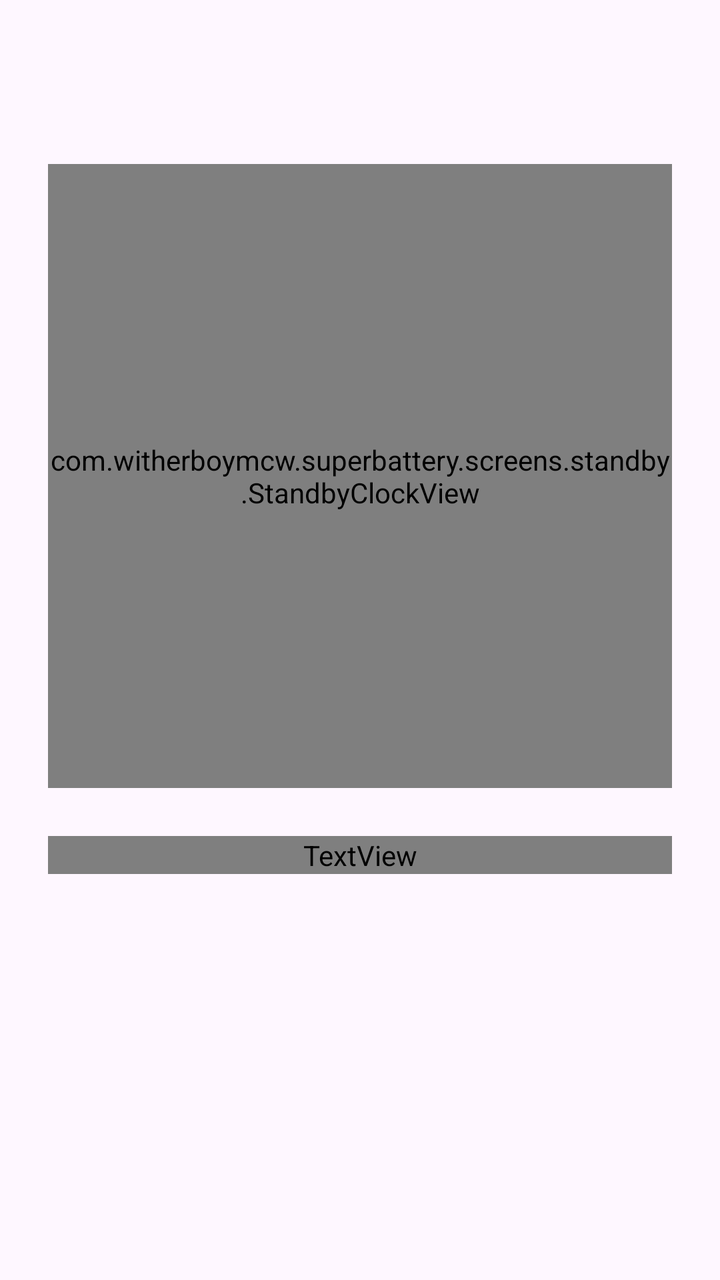
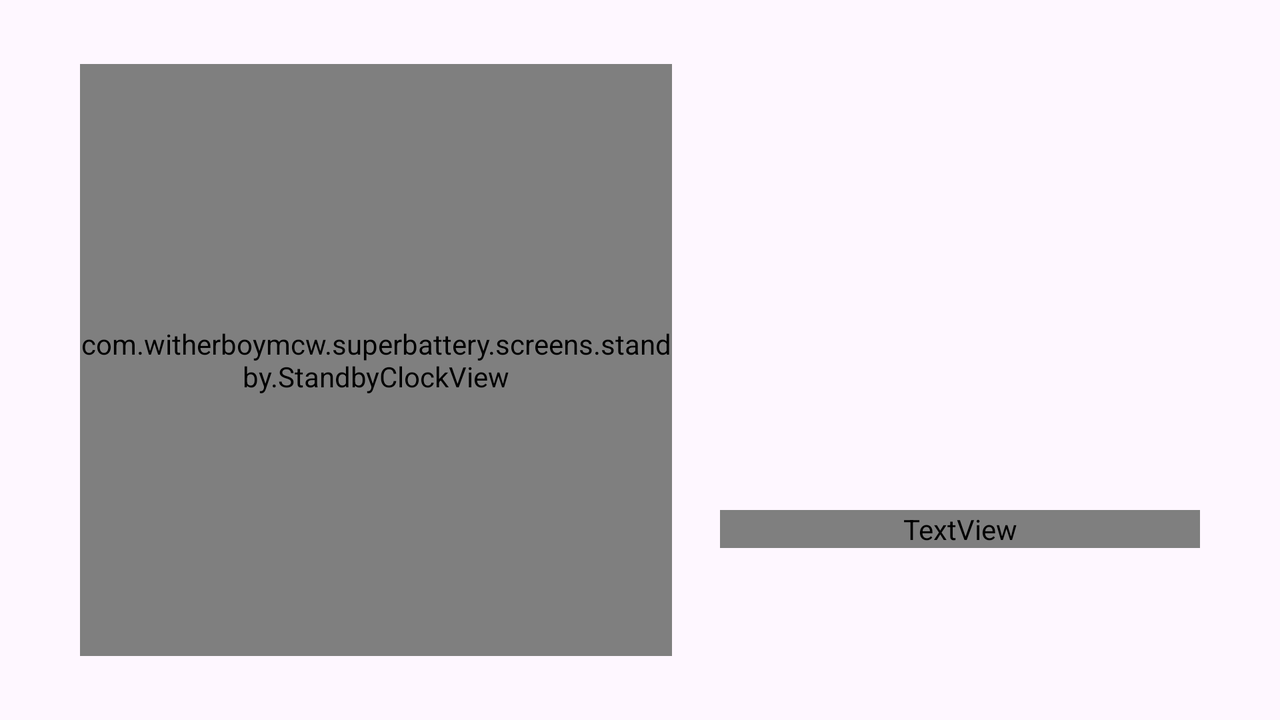

The same Android screen from two of the app's own layout files: first res/layout/ as a phone draws it, then the repository's variant for another configuration, drawn on a device whose configuration selects that folder. Both files follow.
<!-- AndroidManifest.xml: application theme Theme.SuperBattery -->
<!-- res/layout/layout_standby_content.xml -->
<?xml version="1.0" encoding="utf-8"?>
<FrameLayout xmlns:android="http://schemas.android.com/apk/res/android"
    xmlns:app="http://schemas.android.com/apk/res-auto"
    android:id="@+id/standby_virtual_box"
    android:layout_width="match_parent"
    android:layout_height="match_parent"
    android:layout_gravity="center"
    android:visibility="visible">

    <androidx.constraintlayout.widget.ConstraintLayout
        android:layout_width="match_parent"
        android:layout_height="match_parent"
        android:paddingStart="24dp"
        android:paddingEnd="24dp"
        android:paddingTop="32dp"
        android:paddingBottom="32dp">

        <include
            layout="@layout/layout_square_clock"
            android:layout_width="0dp"
            android:layout_height="0dp"
            app:layout_constraintDimensionRatio="1:1"
            app:layout_constraintTop_toTopOf="parent"
            app:layout_constraintBottom_toTopOf="@id/standby_date_container"
            app:layout_constraintStart_toStartOf="parent"
            app:layout_constraintEnd_toEndOf="parent"
            app:layout_constraintVertical_chainStyle="packed"
            app:layout_constraintVertical_bias="0.3" />

        <include
            layout="@layout/layout_standby_date"
            android:layout_width="0dp"
            android:layout_height="wrap_content"
            android:layout_marginTop="24dp"
            app:layout_constraintTop_toBottomOf="@id/standby_clock_view"
            app:layout_constraintBottom_toBottomOf="parent"
            app:layout_constraintStart_toStartOf="parent"
            app:layout_constraintEnd_toEndOf="parent" />

        <View
            android:id="@+id/standby_home_indicator"
            android:layout_width="130dp"
            android:layout_height="5dp"
            android:layout_marginBottom="12dp"
            android:alpha="0"
            android:visibility="invisible"
            android:background="@drawable/shape_home_indicator"
            app:layout_constraintBottom_toBottomOf="parent"
            app:layout_constraintStart_toStartOf="parent"
            app:layout_constraintEnd_toEndOf="parent" />

    </androidx.constraintlayout.widget.ConstraintLayout>

</FrameLayout>
<!-- res/layout/layout_square_clock.xml (included above) -->
<?xml version="1.0" encoding="utf-8"?>
<com.witherboymcw.superbattery.screens.standby.StandbyClockView
    xmlns:android="http://schemas.android.com/apk/res/android"
    android:id="@+id/standby_clock_view"
    android:layout_width="match_parent"
    android:layout_height="match_parent" />
<!-- res/layout/layout_standby_date.xml (included above) -->
<?xml version="1.0" encoding="utf-8"?>
<LinearLayout
    xmlns:android="http://schemas.android.com/apk/res/android"
    android:id="@+id/standby_date_container"
    android:layout_width="match_parent"
    android:layout_height="wrap_content"
    android:orientation="vertical">

    <TextView
        android:id="@+id/tv_standby_weekday"
        android:layout_width="match_parent"
        android:layout_height="wrap_content"
        android:textColor="#FFFFFF"
        android:textSize="44sp"
        android:textStyle="bold"
        android:fontFamily="sans-serif-rounded"
        android:maxLines="2"
        android:ellipsize="end" />

    <TextView
        android:id="@+id/tv_standby_solar_date"
        android:layout_width="match_parent"
        android:layout_height="wrap_content"
        android:textColor="#FFFFFF"
        android:textSize="18sp"
        android:layout_marginTop="4dp"
        android:maxLines="2"
        android:ellipsize="end" />

    <TextView
        android:id="@+id/tv_standby_lunar_date"
        android:layout_width="match_parent"
        android:layout_height="wrap_content"
        android:textColor="#FFD60A"
        android:textSize="16sp"
        android:layout_marginTop="4dp"
        android:clickable="true"
        android:focusable="true"
        android:maxLines="2"
        android:ellipsize="end" />
</LinearLayout>
<!-- resources referenced by this layout -->
<resources>
  <!-- drawable shape_home_indicator (drawable) -->
  <?xml version="1.0" encoding="utf-8"?>
  <shape xmlns:android="http://schemas.android.com/apk/res/android"
      android:shape="rectangle">
      <corners android:radius="100dp" />
      <solid android:color="#80FFFFFF" />
  </shape>
  <style name="Theme.SuperBattery" parent="Base.Theme.SuperBattery" />
  <style name="Base.Theme.SuperBattery" parent="Theme.Material3.DayNight.NoActionBar">
          <item name="android:windowDisablePreview">true</item>
          <item name="android:windowIsTranslucent">true</item>
          
          
      </style>
</resources>
<!-- res/layout-land/layout_standby_content.xml (the repository's variant of the layout above) -->
<!-- drawn on the phone turned sideways -->
<?xml version="1.0" encoding="utf-8"?>
<FrameLayout xmlns:android="http://schemas.android.com/apk/res/android"
    xmlns:app="http://schemas.android.com/apk/res-auto"
    android:id="@+id/standby_virtual_box"
    android:layout_width="match_parent"
    android:layout_height="match_parent"
    android:layout_gravity="center"
    android:visibility="visible">

    <androidx.constraintlayout.widget.ConstraintLayout
        android:layout_width="match_parent"
        android:layout_height="match_parent"
        android:paddingStart="40dp"
        android:paddingEnd="40dp"
        android:paddingTop="32dp"
        android:paddingBottom="32dp">

        <include
            layout="@layout/layout_square_clock"
            android:layout_width="0dp"
            android:layout_height="0dp"
            app:layout_constraintDimensionRatio="1:1"
            app:layout_constraintTop_toTopOf="parent"
            app:layout_constraintBottom_toBottomOf="parent"
            app:layout_constraintStart_toStartOf="parent" />

        <include
            layout="@layout/layout_standby_date"
            android:layout_width="0dp"
            android:layout_height="wrap_content"
            android:layout_marginStart="24dp"
            app:layout_constraintStart_toEndOf="@id/standby_clock_view"
            app:layout_constraintEnd_toEndOf="parent"
            app:layout_constraintBottom_toBottomOf="parent" />

        <View
            android:id="@+id/standby_home_indicator"
            android:layout_width="130dp"
            android:layout_height="5dp"
            android:layout_marginBottom="12dp"
            android:alpha="0"
            android:visibility="invisible"
            android:background="@drawable/shape_home_indicator"
            app:layout_constraintBottom_toBottomOf="parent"
            app:layout_constraintStart_toStartOf="parent"
            app:layout_constraintEnd_toEndOf="parent" />

    </androidx.constraintlayout.widget.ConstraintLayout>

</FrameLayout>
